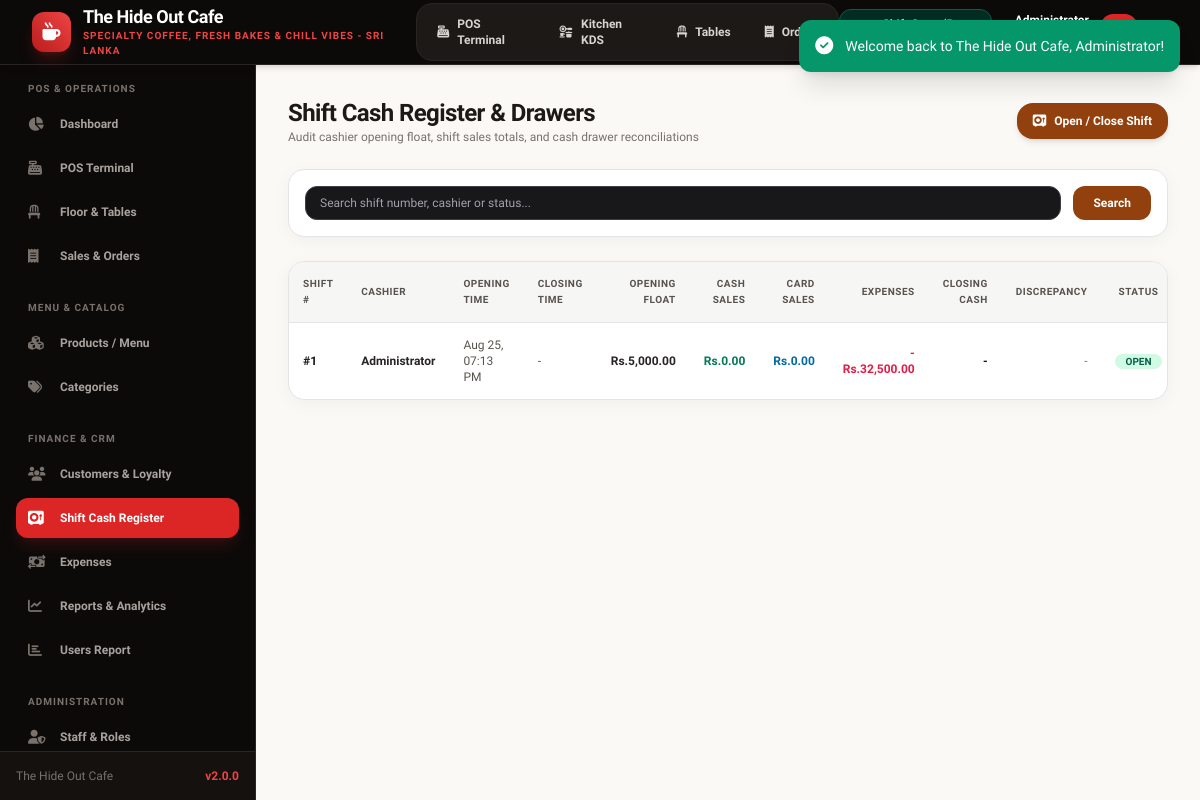
Screenshot of /cash_register.php (signed in) with the database file from the repository.
### tables this page shows
CREATE TABLE `cash_registers` (
  `id` INT AUTO_INCREMENT PRIMARY KEY,
  `user_id` INT NOT NULL,
  `opening_cash` DECIMAL(10,2) NOT NULL DEFAULT 5000.00,
  `closing_cash` DECIMAL(10,2) NULL,
  `total_cash_sales` DECIMAL(10,2) NOT NULL DEFAULT 0.00,
  `total_card_sales` DECIMAL(10,2) NOT NULL DEFAULT 0.00,
  `total_upi_sales` DECIMAL(10,2) NOT NULL DEFAULT 0.00,
  `difference_amount` DECIMAL(10,2) NULL,
  `opening_time` TIMESTAMP DEFAULT CURRENT_TIMESTAMP,
  `closing_time` TIMESTAMP NULL,
  `status` ENUM('open', 'closed') NOT NULL DEFAULT 'open',
  `notes` TEXT NULL,
  FOREIGN KEY (`user_id`) REFERENCES `users`(`id`)
);

CREATE TABLE `users` (
  `id` INT AUTO_INCREMENT PRIMARY KEY,
  `name` VARCHAR(100) NOT NULL,
  `email` VARCHAR(100) NOT NULL UNIQUE,
  `password` VARCHAR(255) NOT NULL,
  `role` ENUM('admin', 'manager', 'cashier') NOT NULL DEFAULT 'cashier',
  `phone` VARCHAR(20) NULL,
  `status` ENUM('active', 'inactive') NOT NULL DEFAULT 'active',
  `created_at` TIMESTAMP DEFAULT CURRENT_TIMESTAMP
);

### config/functions.php (called while the page is built, shortened)
<?php
require_once __DIR__ . '/database.php';
function e(?string $string): string {
    return htmlspecialchars($string ?? '', ENT_QUOTES, 'UTF-8');
}
function getSettings(?string $key = null) {
    static $settings = null;
    if ($settings === null) {
        try {
            $rows = db()->fetchAll("SELECT setting_key, setting_value FROM settings");
            $settings = [];
            foreach ($rows as $row) {
                $settings[$row['setting_key']] = $row['setting_value'];
            }
        } catch (Exception $e) {
            $settings = [
                'cafe_name' => 'The Hide Out Cafe',
                'cafe_tagline' => 'Artisan Coffee & Bistro - Sri Lanka',
                'cafe_phone' => '+94 77 123 4567',
                'cafe_email' => 'hello@thehideoutcafe.lk',
                'cafe_address' => 'No. 45 Beach Road, Colombo 03, Sri Lanka',
                'currency_symbol' => 'Rs.',
                'currency_code' => 'LKR',
                'tax_rate' => '0.00',
                'service_charge' => '0.00',
                'receipt_header' => "THE HIDE OUT CAFE\nSpecialty Coffee & Kitchen\nColombo, Sri Lanka",
                'receipt_footer' => "Thank you for visiting The Hide Out Cafe!\nFollow us on Instagram @TheHideOutCafeLK\nFree Wi-Fi: HideOutGuest / Pass: CoffeeTime",
                'invoice_prefix' => 'HOC-',
                'enable_loyalty' => '1',
                'points_per_dollar' => '1'
            ];
        }
    }
    if ($key !== null) {
        return $settings[$key] ?? null;
    }
    return $settings;
}
    function getCashRegisterExpenseTotal(array $shift): float {
        try {
            $result = db()->fetchOne(
                "SELECT COALESCE(SUM(amount), 0) as total
                 FROM expenses
                 WHERE user_id = :user_id
                 AND expense_date BETWEEN DATE(:opening_time) AND DATE(COALESCE(:closing_time, NOW()))",
                [
                    ':user_id' => $shift['user_id'],
                    ':opening_time' => $shift['opening_time'],
                    ':closing_time' => $shift['closing_time'] ?? null
                ]
            );
            return (float)($result['total'] ?? 0);
        } catch (Exception $e) {
            return 0.0;
        }
    }

### config/database.php (called while the page is built, shortened)
<?php
class Database {
    private static ?Database $instance = null;
    private ?PDO $conn = null;
    private function __construct() {
        $dsn = "mysql:host=" . DB_HOST . ";port=" . DB_PORT . ";dbname=" . DB_NAME . ";charset=" . DB_CHARSET;
        $options = [
            PDO::ATTR_ERRMODE            => PDO::ERRMODE_EXCEPTION,
            PDO::ATTR_DEFAULT_FETCH_MODE => PDO::FETCH_ASSOC,
            PDO::ATTR_EMULATE_PREPARES   => false,
            PDO::MYSQL_ATTR_INIT_COMMAND => "SET NAMES " . DB_CHARSET
        ];
        try {
            $this->conn = new PDO($dsn, DB_USER, DB_PASS, $options);
        } catch (PDOException $e) {
            if ($e->getCode() == 1049) {
                die("<h3>Database Error:</h3><p>Database <code>" . DB_NAME . "</code> does not exist. Please import <code>database/database.sql</code> into MySQL first.</p>");
            }
            die("<h3>Database Connection Failed:</h3><p>" . htmlspecialchars($e->getMessage()) . "</p>");
        }
    }
    public static function getInstance(): Database {
        if (self::$instance === null) {
            self::$instance = new self();
        }
        return self::$instance;
    }
    public function fetchAll(string $sql, array $params = []): array {
        $stmt = $this->conn->prepare($sql);
        $stmt->execute($params);
        return $stmt->fetchAll();
    }
    public function fetchOne(string $sql, array $params = []) {
        $stmt = $this->conn->prepare($sql);
        $stmt->execute($params);
        $result = $stmt->fetch();
        return $result ?: null;
    }
}
function db(): Database {
    return Database::getInstance();
}

### cash_register.php (the view, shortened to what this page needs)
<?php
require_once __DIR__ . '/config/functions.php';
$settings = getSettings();
$shiftWhere = '';
$shiftParams = [];
$shiftSearch = trim($_GET['q'] ?? '');
$perPage = 10;
$page = max(1, (int)($_GET['page'] ?? 1));
$shiftSql = "SELECT cr.*, u.name as cashier_name FROM cash_registers cr JOIN users u ON cr.user_id = u.id" . $shiftWhere;
$countRow = db()->fetchOne("SELECT COUNT(*) AS total FROM ($shiftSql) filtered_shifts", $shiftParams);
$totalShifts = (int)($countRow['total'] ?? 0);
$totalPages = max(1, (int)ceil($totalShifts / $perPage));
$page = min($page, $totalPages);
$shifts = db()->fetchAll($shiftSql . " ORDER BY cr.id DESC LIMIT " . (($page - 1) * $perPage) . ", " . $perPage, $shiftParams);
require_once __DIR__ . '/includes/header.php';
require_once __DIR__ . '/includes/sidebar.php';
?>
<main class="flex-1 overflow-y-auto p-4 sm:p-6 lg:p-8 bg-[#fbf9f6]">
    <div class="max-w-7xl mx-auto space-y-6">
        <div class="flex flex-col sm:flex-row sm:items-center justify-between gap-4">
            <div>
                <h2 class="text-2xl font-black tracking-tight text-stone-900">Shift Cash Register & Drawers</h2>
                <p class="text-xs text-stone-500">Audit cashier opening float, shift sales totals, and cash drawer reconciliations</p>
            </div>
            <button onclick="openModal('shift-register-modal')" class="inline-flex items-center gap-2 px-4 py-2.5 bg-amber-800 hover:bg-amber-700 text-white font-bold rounded-2xl text-xs shadow-md transition">
                <i class="fa-solid fa-vault"></i> Open / Close Shift
            </button>
        </div>
        <div class="card-cafe p-4">
            <form method="GET" action="cash_register.php" class="flex flex-col sm:flex-row gap-3 text-xs">
                <input type="text" name="q" value="<?= e($shiftSearch) ?>" placeholder="Search shift number, cashier or status..." class="flex-1 px-3.5 py-2 bg-stone-50 border border-stone-200 rounded-xl">
                <button type="submit" class="px-5 py-2 bg-amber-800 text-white font-bold rounded-xl">Search</button>
            </form>
        </div>
        <div class="card-cafe overflow-hidden">
            <div class="overflow-x-auto">
                <table class="w-full text-xs text-left">
                    <thead class="bg-stone-100/90 text-stone-600 font-bold uppercase text-[10px] tracking-wider border-b border-stone-200">
                        <tr>
                            <th class="p-3.5">Shift #</th>
                            <th class="p-3.5">Cashier</th>
                            <th class="p-3.5">Opening Time</th>
                            <th class="p-3.5">Closing Time</th>
                            <th class="p-3.5 text-right">Opening Float</th>
                            <th class="p-3.5 text-right">Cash Sales</th>
                            <th class="p-3.5 text-right">Card Sales</th>
                            <th class="p-3.5 text-right">Expenses</th>
                            <th class="p-3.5 text-right">Closing Cash</th>
                            <th class="p-3.5 text-right">Discrepancy</th>
                            <th class="p-3.5 text-center">Status</th>
                        </tr>
                    </thead>
                    <tbody class="divide-y divide-stone-100">
                        <?php if (empty($shifts)): ?>
                            <tr><td colspan="11" class="p-8 text-center text-stone-400">No shift records found.</td></tr>
                        <?php else: ?>
                            <?php foreach ($shifts as $s): ?>
                            <?php
                            $expenseAmount = getCashRegisterExpenseTotal($s);
                            $diff = (float)($s['difference_amount'] ?? 0);
                            $diffClass = $diff < 0 ? 'text-rose-600 font-black' : ($diff > 0 ? 'text-emerald-700 font-black' : 'text-stone-500');
                            ?>
                            <tr class="hover:bg-stone-50 transition">
                                <td class="p-3.5 font-bold text-stone-900">#<?= $s['id'] ?></td>
                                <td class="p-3.5 font-semibold text-stone-800"><?= e($s['cashier_name']) ?></td>
                                <td class="p-3.5 text-stone-600"><?= date('M d, h:i A', strtotime($s['opening_time'])) ?></td>
                                <td class="p-3.5 text-stone-600"><?= !empty($s['closing_time']) ? date('M d, h:i A', strtotime($s['closing_time'])) : '-' ?></td>
                                <td class="p-3.5 text-right font-semibold text-stone-800"><?= $currency ?><?= number_format($s['opening_cash'], 2) ?></td>
                                <td class="p-3.5 text-right font-bold text-emerald-700"><?= $currency ?><?= number_format($s['total_cash_sales'], 2) ?></td>
                                <td class="p-3.5 text-right font-bold text-sky-700"><?= $currency ?><?= number_format($s['total_card_sales'], 2) ?></td>
                                <td class="p-3.5 text-right font-bold text-rose-600">-<?= $currency ?><?= number_format($expenseAmount, 2) ?></td>
                                <td class="p-3.5 text-right font-black text-stone-900"><?= $s['closing_cash'] !== null ? $currency . number_format($s['closing_cash'], 2) : '-' ?></td>
                                <td class="p-3.5 text-right <?= $diffClass ?>"><?= $s['difference_amount'] !== null ? ($diff >= 0 ? '+' : '') . $currency . number_format($diff, 2) : '-' ?></td>
                                <td class="p-3.5 text-center">
                                    <span class="px-2.5 py-0.5 rounded-full text-[10px] font-extrabold uppercase <?= $s['status'] === 'open' ? 'bg-emerald-100 text-emerald-800 animate-pulse' : 'bg-stone-100 text-stone-600' ?>">
                                        <?= e($s['status']) ?>
                                    </span>
                                </td>
                            </tr>
                            <?php endforeach; ?>
                        <?php endif; ?>
                    </tbody>
                </table>
            </div>
        </div>
    </div>
</main>
<?php require_once __DIR__ . '/includes/footer.php'; ?>

### assets/css/style.css (style rules this page uses)
:root { --primary: #dc2626; --primary-hover: #b91c1c; --primary-dark: #991b1b; --primary-light: #fee2e2; --dark-bg: #09090b; --dark-card: #18181b; --dark-border: #27272a; --text-main: #18181b; --text-light: #f4f4f5; --success: #10b981; --warning: #f59e0b; --danger: #ef4444; }
body { font-family: 'Plus Jakarta Sans', system-ui, -apple-system, BlinkMacSystemFont, 'Segoe UI', Roboto, sans-serif; background-color: #f4f4f6; color: #18181b; }
.card-cafe { background: #ffffff; border: 1px solid #e4e4e7; border-radius: 1rem; box-shadow: 0 4px 20px -2px rgba(0, 0, 0, 0.05); transition: all 0.2s ease-in-out; }
input:not([type="checkbox"]):not([type="radio"]):not([type="hidden"]):not([type="submit"]):not([type="button"]), textarea, select { background-color: #18181b !important; color: #f4f4f5 !important; border: 1px solid #3f3f46 !important; border-radius: 0.75rem; }
input::placeholder, textarea::placeholder { color: #a1a1aa !important; }

### rows the page displays
cash_registers: id "1", user.name "Administrator", opening_time "Aug 25, 07:13 PM", opening_cash "5,000.00", total_cash_sales "0.00", total_card_sales "0.00", expenseAmount "32,500.00", status "OPEN"

### other values shown
$settings['cafe_name'] "The Hide Out Cafe"
$settings['cafe_tagline'] "SPECIALTY COFFEE, FRESH BAKES & CHILL VIBES - SRI LANKA"
APP_NAME "The Hide Out Cafe"
APP_VERSION "2.0.0"
